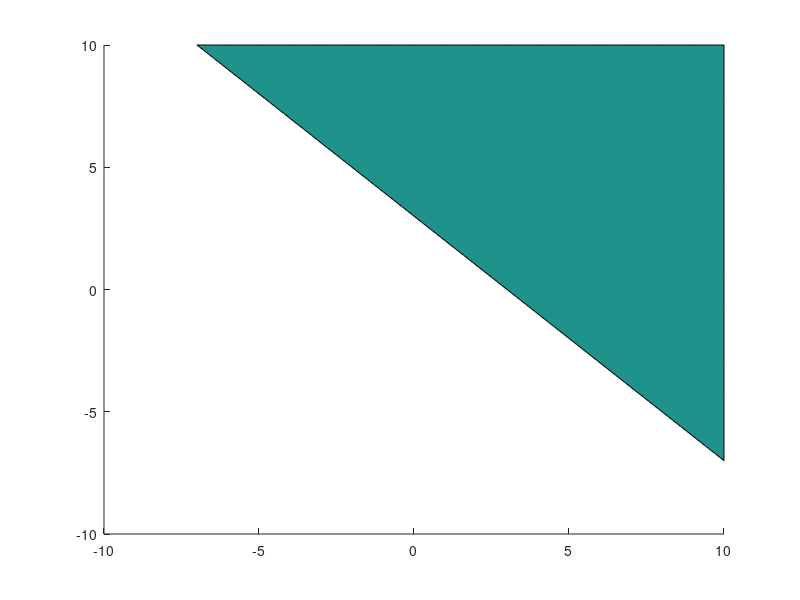

MATLAB code for this plot: (Note: this script raises an error after producing the figure.)
%% Optimization problems
% You don't have to modify this file, rather, you should modify
% penalty_sqp.m so that all of the problems in this script get solved.

% problem0 is just a QP. Your optimizer should jump to the solution
% right away if the initial trust region size is big enough


zerofunc = @(x) 0;
neginffunc = @(x) -1e5;

n = 2;


problem_default = struct();
problem_default.f = zerofunc;
problem_default.g = neginffunc;
problem_default.h = zerofunc;
problem_default.Q = zeros(n,n);
problem_default.q = zeros(1,n);
problem_default.A_ineq = zeros(0,n);
problem_default.b_ineq = zeros(0,1);
problem_default.A_eq = zeros(0,n);
problem_default.b_eq = zeros(0,1);
    



problem0 = problem_default;
problem0.x0 = [1,1]';
problem0.f = @(x) x(1).^2 + x(2).^2; % Objective
problem0.g = @(x) 3 - x(1) - x(2);   % Inequality constraint (should be <= 0)
problem0.xtrue = [1.5, 1.5]';                 % Optimal solution

problem1 = problem_default;
problem1.x0 = [-2,1]';
problem1.f = @(x) (x(2) - x(1).^2).^2 + (1 - x(1)).^2;
problem1.g = @(x) -1.5 - x(2);
problem1.xtrue = [1,1]';

problem2 = problem_default;
problem2.x0 = [10,1]';
problem2.f = @(x) x(2) + 1e-5 + (x(2) - x(1)).^2;
problem2.g = @(x) -x(2);
problem2.xtrue = [0,0]';

problem3 = problem_default;
problem3.x0 = [10,1]';
problem3.f = @(x) (1 - x(1)).^2;
problem3.h = @(x) 10*(x(2) - x(1).^2);
problem3.xtrue = [1,1]';

problem4 = problem_default;
problem4.x0 = [2,2]';
problem4.f = @(x) log(1+x(1).^2) - x(2);
problem4.h = @(x) (1+x(1).^2).^2 + x(2).^2 - 4;
problem4.xtrue = [0,sqrt(3)]';

% This is an LP
angles = (1:6)'*2*pi/6;
problem5 = problem_default;
problem5.x0 = [0,0]';
problem5.A_ineq = [cos(angles), sin(angles)];
problem5.b_ineq = ones(length(angles),1);
problem5.q = -[cos(pi/6), sin(pi/6)];
problem5.xtrue = [1, tan(pi/6)]';

% Same LP constraints, but poorly scaled and implemented as nonlinear constraints
problem6 = problem_default;
problem6.x0 = [0,0]';
problem6.Q = .1*eye(2);
problem6.q = -[cos(pi/6), sin(pi/6)];
problem6.g = @(x) .01*(problem5.A_ineq*x - problem5.b_ineq);
problem6.xtrue = [1, tan(pi/6)]';
% Note that if you set problem6.Q = zeros(2) instead, our SQP algorithm will
% diverge. That's because the penalized problem can be unbounded, though
% the constrained problem is bounded on the feasible set. More sophisticated
% optimization algorithms adjust the penalty coefficient to ensure that
% each step decreases the constraint violations. 

problem7 = problem_default;
problem7.x0 = [0,0]';
problem7.f = @(x) x(1).^4 + x(2).^4;
problem7.g = @(x) 3 - x(1) - x(2);
problem7.h = @(x) x(1) - 2*x(2);
problem7.xtrue = [2 1]';

% Kowabunga!
problem8 = problem_default;
problem8.x0 = [5,5]';
problem8.g = @(x) [((x(1)-0).^2 + (x(2)-0).^2 - 4); -((x(1)-1).^2 + (x(2)-1).^2 - .25); -((x(1)+1).^2 + (x(2)-1).^2 - .25); -((x(1)-0).^2 + 7*(x(2)+1-x(1).^2/2).^2 - .8)];
problem8.Q = eye(2);
problem8.xtrue = [0,0]';



problems = {problem0, problem1, problem2, problem3, problem4, problem5, problem6, problem7, problem8};

for i_problem = 1:length(problems)
    figure(1);
    clf
    hold on;    
    legenditems = {};

    
    problem = problems{i_problem};
    
    % plots level sets of f (red), g (green) and h (blue)
    [xplot, yplot]= meshgrid(-10:.1:10, -10:.1:10);
    fplot=zeros(size(xplot));
    gplot=zeros(size(yplot));
    hplot=zeros(size(xplot));
    for i = 1:size(xplot,1)
        for j=1:size(xplot,2)
            x = [xplot(i,j);yplot(i,j)];
            fplot(i,j) = max([problem.f(x) + x'*problem.Q*x + problem.q*x; problem.A_eq*x - problem.b_eq]);
            gplot(i,j) = max([problem.g(x); problem.A_ineq*x - problem.b_ineq]);
            hplot(i,j) = problem.h(x);
        end
    end

    if ~isequal(problem.g, neginffunc) || size(problem.A_ineq,1) > 0
        contourf(xplot,yplot,-gplot,[0 0],'Color','g');
        colormap(repmat([0,1,0],64,1));
        legenditems{end+1} = 'feasible set for ineq constraints';
    end

    if ~isequal(problem.f, zerofunc) || numel(problem.Q)>0 || numel(problem.q)>0
        contour(xplot,yplot,fplot,'Color','r');        
        legenditems{end+1} = 'objective';
    end

    
    if ~isequal(problem.h, zerofunc) || size(problem.A_eq,1) > 0
        contour(xplot,yplot,hplot,[0 0],'Color','b');
        legenditems{end+1} = 'feasible set for eq constraints';
    end
    plot_path_2d(); % Clear persistent variables in that function
    axis('equal');

    
    legend(legenditems{:});



    % Set parameters of the optimizer
    cfg = struct();
    cfg.min_approx_improve = 1e-8;
    cfg.min_trust_box_size = 1e-5;
    cfg.callback = @plot_path_2d;
    cfg.full_hessian = true;
    
    % Run the optimizer
    x = penalty_sqp(problem.x0, problem.Q, problem.q, problem.f, problem.A_ineq, problem.b_ineq, ...
        problem.A_eq, problem.b_eq, problem.g, problem.h, cfg);    
    fprintf('computed: %s. true %s. max error %.3e\n',mat2str(x,3), mat2str(problem.xtrue,3), max(abs(x-problem.xtrue)));
    
    saveas(gcf, sprintf('problem%i_path.png',i_problem));
    

    disp('press enter to continue to the next problem')
    pause();
end